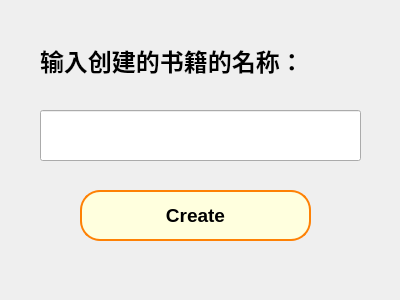
<?xml version="1.0" encoding="UTF-8"?>
<ui version="4.0">
 <class>Dialog</class>
 <widget class="QDialog" name="Dialog">
  <property name="geometry">
   <rect>
    <x>0</x>
    <y>0</y>
    <width>400</width>
    <height>300</height>
   </rect>
  </property>
  <property name="windowTitle">
   <string>Dialog</string>
  </property>
  <widget class="QLabel" name="label">
   <property name="geometry">
    <rect>
     <x>40</x>
     <y>40</y>
     <width>331</width>
     <height>41</height>
    </rect>
   </property>
   <property name="font">
    <font>
     <family>Times New Roman</family>
     <pointsize>18</pointsize>
     <weight>75</weight>
     <bold>true</bold>
    </font>
   </property>
   <property name="text">
    <string>输入创建的书籍的名称：</string>
   </property>
  </widget>
  <widget class="QPushButton" name="createBookBtn">
   <property name="geometry">
    <rect>
     <x>80</x>
     <y>190</y>
     <width>231</width>
     <height>51</height>
    </rect>
   </property>
   <property name="font">
    <font>
     <family>MS Sans Serif</family>
     <pointsize>14</pointsize>
     <weight>75</weight>
     <bold>true</bold>
    </font>
   </property>
   <property name="cursor">
    <cursorShape>PointingHandCursor</cursorShape>
   </property>
   <property name="focusPolicy">
    <enum>Qt::StrongFocus</enum>
   </property>
   <property name="styleSheet">
    <string notr="true">border:solid;
border-width: 2px;
border-radius:20px;
border-color: rgb(254, 129, 5);
background-color:rgb(255, 255, 222)</string>
   </property>
   <property name="text">
    <string>Create</string>
   </property>
  </widget>
  <widget class="QLineEdit" name="enterNameEdit">
   <property name="geometry">
    <rect>
     <x>40</x>
     <y>110</y>
     <width>321</width>
     <height>51</height>
    </rect>
   </property>
   <property name="font">
    <font>
     <family>Times New Roman</family>
     <pointsize>18</pointsize>
    </font>
   </property>
  </widget>
 </widget>
 <resources/>
 <connections/>
</ui>
